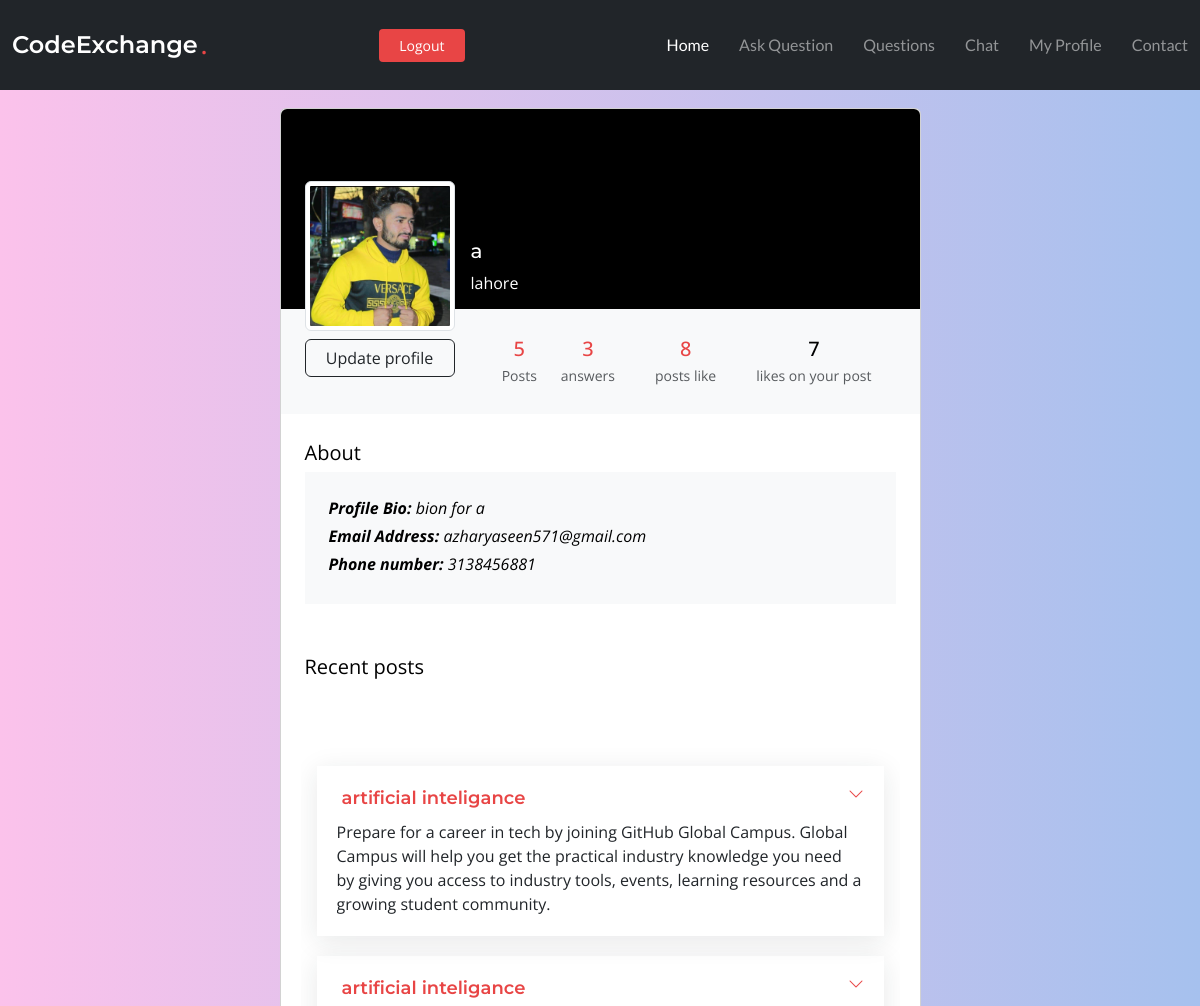
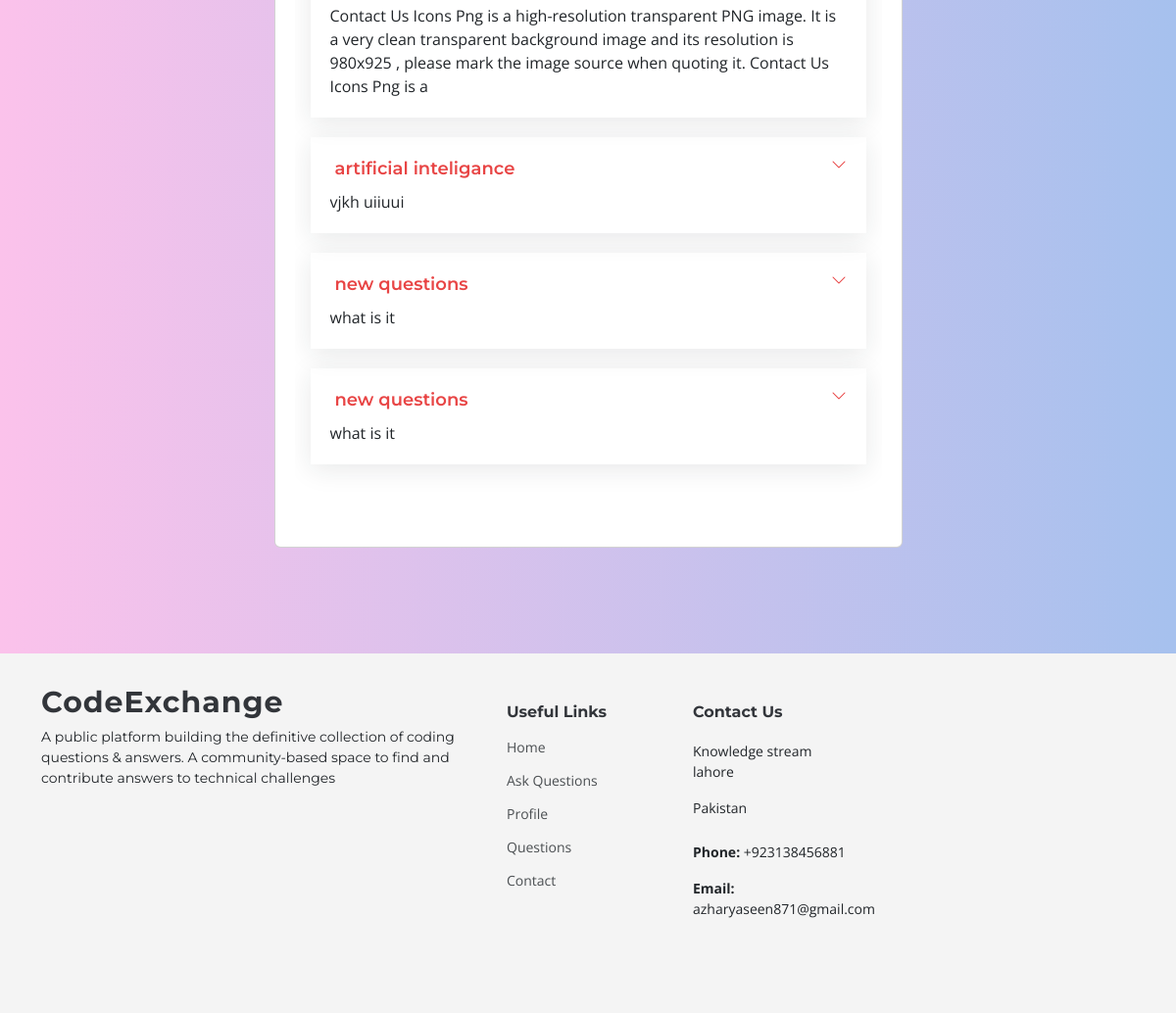
The app's page /profile/2 (signed in) with its own data (2 pictures, top to bottom).
### app/models.py (models this page shows, shortened)
class User_profile(models.Model):
    user = models.OneToOneField(User, related_name='profile', on_delete=models.CASCADE)
    bio = models.CharField(max_length=1000)
    city = models.CharField(max_length=1000, default="lahore")
    phone = models.IntegerField(null=True, blank=True)
    image = models.ImageField( default='default.jpg',null= True, upload_to='profile_pic' )
    date_created = models.DateTimeField(default=timezone.now)

class Questions(models.Model):
    user = models.ForeignKey(User, on_delete=models.CASCADE)
    title = models.CharField(max_length=1000)
    content = HTMLField()
    likes = models.ManyToManyField(User, related_name='like')
    date_created = models.DateTimeField(default=timezone.now)
    image = models.ImageField(upload_to='question_pic', blank=True, null=True)

### app/views.py (the view)
# urls.py: path("profile/<int:id>", views.profile, name="profile"),
@login_required(login_url='login')
def profile(request, id):
    user = get_object_or_404(User, pk= id)
    total_likes = Questions.objects.filter(likes=user.id).aggregate(total_likes=Count('likes'))['total_likes']
    user_profile = User_profile.objects.filter(user=user.id)
    question_asked = Questions.objects.filter(user=user.id).order_by('-date_created')[:5]
    total_likes_on_yourpost = Questions.objects.filter(user=user).aggregate(total_likes=Count('likes'))['total_likes']
    answers = Answer.objects.filter(name=user)
    return render(request , 'app/profile.html',{'profile':user_profile,'question_asked':question_asked,'answers':answers,'total_likes':total_likes,'total_likes_on_yourpost':total_likes_on_yourpost})

### app/templates/app/profile.html (shortened to what this page needs)
{% extends 'base.html' %}
{% block content %}
{% if profile %}
<section class="h-100 gradient-custom-2">
    <div class="container py-5 h-100">
      <div class="row d-flex justify-content-center align-items-center h-100">
        <div class="col col-lg-9 col-xl-7">
          <div class="card">
            <div class="rounded-top text-white d-flex flex-row" style="background-color: #000; height:200px;">
              <div class="ms-4 mt-5 d-flex flex-column" style="width: 150px;">
                <img src="{{ user.profile.image.url }}"
                  alt="Generic placeholder image" class="img-fluid img-thumbnail mt-4 mb-2"
                  style="width: 150px; z-index: 1">
                 <a class="btn btn-outline-dark" style="z-index: 1;" href="{% url 'update_profile' user.id %}">Update profile</a>
              </div>
              <div class="ms-3" style="margin-top: 130px;">
                <h5>{{ user.username }}</h5>
                <p>{{ user.profile.city}}</p>
              </div>
            </div>
            <div class="p-4 text-black" style="background-color: #f8f9fa;">
              <div class="d-flex justify-content-end text-center py-1">
                <a href="{% url 'user_posts' user.id %}">
                <div>
                  <p class="mb-1 h5">{{ question_asked|length }}</p>
                  <p class="small text-muted mb-0">Posts</p>
                </div>
              </a>
                <a href="{% url 'posted_answers' user.id %}">
                <div class="px-3 mx-2">
                  <p class="mb-1 h5">{{ answers|length }}</p>
                  <p class="small text-muted mb-0">answers</p>
                </div>
              </a>
                <a href="{% url 'liked_post' user.id %}">
                <div class="px-3">
                  <p class="mb-1 h5">{{ total_likes }}</p>
                  <p class="small text-muted mb-0">posts like</p>
                </div>
                </a>
                <div class="px-3 mx-2">
                  <p class="mb-1 h5">{{ total_likes_on_yourpost }}</p>
                  <p class="small text-muted mb-0">likes on your post</p>
                </div>
              </div>
            </div>
            <div class="card-body p-4 text-black">
              <div class="mb-5">
                <p class="lead fw-normal mb-1">About</p>
                <div class="p-4" style="background-color: #f8f9fa;">
                  <p class="font-italic mb-1"><b>Profile Bio:</b> {{ user.profile.bio }}</p>
                  <p class="font-italic mb-1"><b>Email Address:</b> {{ user.email }}</p>
                  <p class="font-italic mb-1"><b>Phone number: </b>{{ user.profile.phone }}</p>
                </div>
              </div>
              <div class="d-flex justify-content-between align-items-center mb-4">
                <p class="lead fw-normal mb-0">Recent posts</p>
              </div>
              <div class="row g-2">
                {% if question_asked %}
                <section id="faq" class="faq">
                  <div class="container">
                      <div class="" data-aos="fade-up" data-aos-delay="200">
                        <div class="faq-container">
                          {% for question in question_asked %}
                          <div class="faq-item faq-active">
                            <a href="{% url 'detail' question.id %}"> <h3> <span>{{ question.title }}</span></h3></a>
                            <div class="faq-content">
                              <p>{{ question.content }}</p>
                            </div>
                            <i class="faq-toggle bi bi-chevron-right"></i>
                          </div>
                          {% endfor %}
                        </div>
                      </div>
                    </div>
                  </div>
                </section>
                {% else %}
                <p>nothing posted yet...</p>
                {% endif %}
  {% else %}
  <div style="margin-top: 130px;">
  you didt created your profile yet
    <a href="{% url 'createprofile' user.id %}"  class="btn btn-outline-dark">create profile</a>
  </div>
  {% endif %}
  {% endblock content %}

### static/assets/css/main.css (style rules this page uses)
:root { --font-default: "Open Sans", system-ui, -apple-system, "Segoe UI", Roboto, "Helvetica Neue", Arial, "Noto Sans", "Liberation Sans", sans-serif, "Apple Color Emoji", "Segoe UI Emoji", "Segoe UI Symbol", "Noto Color Emoji"; --font-primary: "Montserrat", sans-serif; --font-secondary: "Lato", sans-serif; }
:root { --color-default: #212529; --color-default-rgb: 33, 37, 41; --color-background: #ffffff; --color-background-rgb: 255, 255, 255; --color-primary: #e84545; --color-primary-rgb: 232, 69, 69; --color-secondary: #32353a; --color-secondary-rgb: 50, 53, 58; --color-box-background: #ffffff; --color-box-background-rgb: 255, 255, 255; --color-inverse: #ffffff; --color-inverse-rgb: 255, 255, 255; }
:root { --color-nav: #3a3939; --color-nav-hover: #e84545; --color-nav-dropdown: #3a3939; --color-nav-dropdown-hover: #e84545; --color-nav-dropdown-background: #ffffff; --color-nav-mobile-background: #ffffff; }
:root { scroll-behavior: smooth; }
body { color: var(--color-default); background-color: var(--color-background); font-family: var(--font-default); }
a { color: var(--color-primary); text-decoration: none; transition: 0.3s; }
h1, h2, h3, h4, h5, h6 { font-family: var(--font-primary); }
section { color: var(--color-default); background-color: var(--color-background); padding: 60px 0; overflow: clip; }
section { scroll-margin-top: 90px; }
.faq .faq-container .faq-item { position: relative; padding: 20px; margin-bottom: 20px; box-shadow: 0px 5px 25px 0px rgba(var(--color-default-rgb), 0.1); overflow: hidden; }
.faq .faq-container .faq-item:last-child { margin-bottom: 0; }
.faq .faq-container .faq-item h3 { color: var(--color-secondary); font-weight: 600; font-size: 18px; line-height: 24px; margin: 0 30px 0 0; transition: 0.3s; cursor: pointer; display: flex; align-items: flex-start; }
.faq .faq-container .faq-item .faq-content { display: grid; grid-template-rows: 0fr; transition: 0.3s ease-in-out; visibility: hidden; opacity: 0; }
.faq .faq-container .faq-item .faq-content p { margin-bottom: 0; overflow: hidden; }
.faq .faq-container .faq-item .faq-toggle { position: absolute; top: 20px; right: 20px; font-size: 16px; line-height: 0; transition: 0.3s; cursor: pointer; }
.faq .faq-container .faq-active h3 { color: var(--color-primary); }
.faq .faq-container .faq-active .faq-content { grid-template-rows: 1fr; visibility: visible; opacity: 1; padding-top: 10px; }
.faq .faq-container .faq-active .faq-toggle { transform: rotate(90deg); color: var(--color-primary); }

### templates/base.html (style rules this page uses)
.gradient-custom-2 { background: #fbc2eb; background: -webkit-linear-gradient(to right, rgba(251, 194, 235, 1), rgba(166, 193, 238, 1)); background: linear-gradient(to right, rgba(251, 194, 235, 1), rgba(166, 193, 238, 1)) }

### records on screen
Questions: title "artificial inteligance", content "Prepare for a career in tech by joining GitHub Global Campus. Global Campus will help you get the practical industry knowledge you need by giving you access to industry tools, events, learning resources and a growing student community."
Questions: title "artificial inteligance", content "Contact Us Icons Png is a high-resolution transparent PNG image. It is a very clean transparent background image and its resolution is 980x925 , please mark the image source when quoting it. Contact Us Icons Png is a"
Questions: title "artificial inteligance", content "vjkh uiiuui"
Questions: title "new questions", content "what is it"
Questions: title "new questions", content "what is it"

### other values on screen
{{ user.username }} "a"
{{ user.profile.city }} "lahore"
{{ question_asked|length }} "5"
{{ answers|length }} "3"
{{ total_likes }} "8"
{{ total_likes_on_yourpost }} "7"
{{ user.profile.bio }} "bion for a"
{{ user.email }} "azharyaseen571@gmail.com"
{{ user.profile.phone }} "3138456881"
